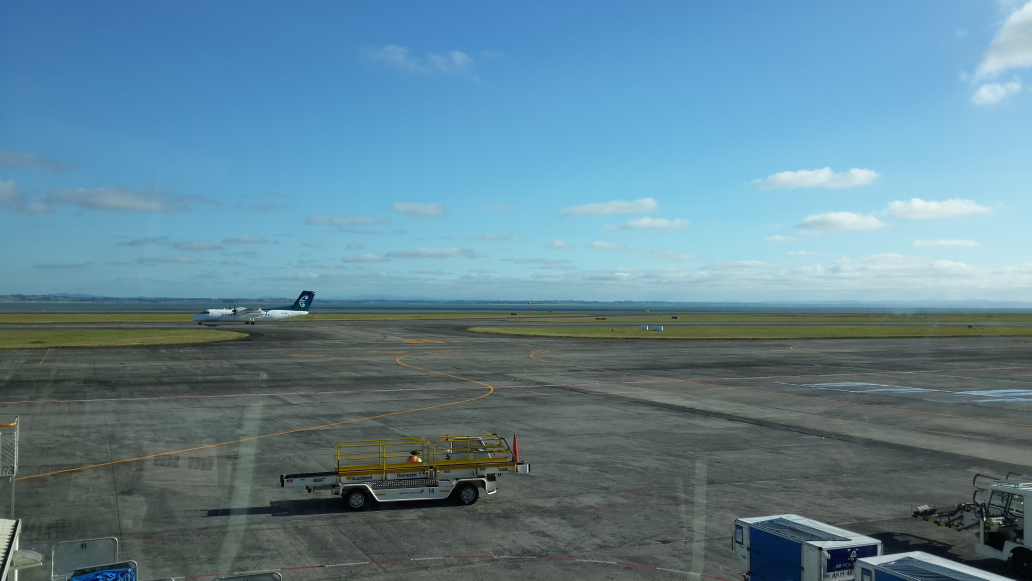
//> input picture images/image.jpg, 4128 x 2322 px (shown at 1/4 size)
$ ./openCVDemo ../images/image.jpg   (built with g++ and OpenCV 4)
//> lines starting //> are read from the running program, lines starting //| are printed output that depends on the picture
#include <opencv2/opencv.hpp>
#include <iostream>

using namespace cv;
using namespace std;

int main(int argc,char **argv)
{
    Mat srcImage;
    srcImage = imread(argv[1],1);
//> srcImage is the input picture: 2322 rows x 4128 cols, CV_8UC3; mean B, G, R 147.7, 131.9, 97.2

    if(argc != 2 || !srcImage.data)
    {
        cout << "No image data\n";
        exit(1);
    }

    uint32_t targetWidth = 960;
    uint32_t targetHeight = 640;

    uint32_t srcWidth = srcImage.size().width;
//> srcWidth = 4128
	uint32_t srcHeight = srcImage.size().height;
//> srcHeight = 2322

	//locale the start point(x,y)
	double scaleCrop = (double)targetWidth / (double)targetHeight;
	double scaleSrc = (double)srcWidth / (double)srcHeight;
//> scaleSrc = 1.78

	uint32_t uX = 0, uY = 0;
	uint32_t uWidth = srcWidth, uHeight = srcHeight;
//> uWidth = 4128; uHeight = 2322

	if (scaleCrop >= scaleSrc)	//width based
	{
		uHeight = (double)srcWidth / scaleCrop;
		uY = (srcHeight - uHeight) / 2;
	}
	else	//height based
	{
		uWidth = (double)srcHeight * scaleCrop;
//> uWidth = 3483
		uX = (srcWidth - uWidth) / 2;
//> uX = 322
	}

    // Crop the image to specified size (width, height, xOffset, yOffset)
	try{
        Rect region_of_interest(uX, uY, uWidth, uHeight);
//> region_of_interest = Rect(322, 0, 3483, 2322)
        Mat image_roi = srcImage(region_of_interest);
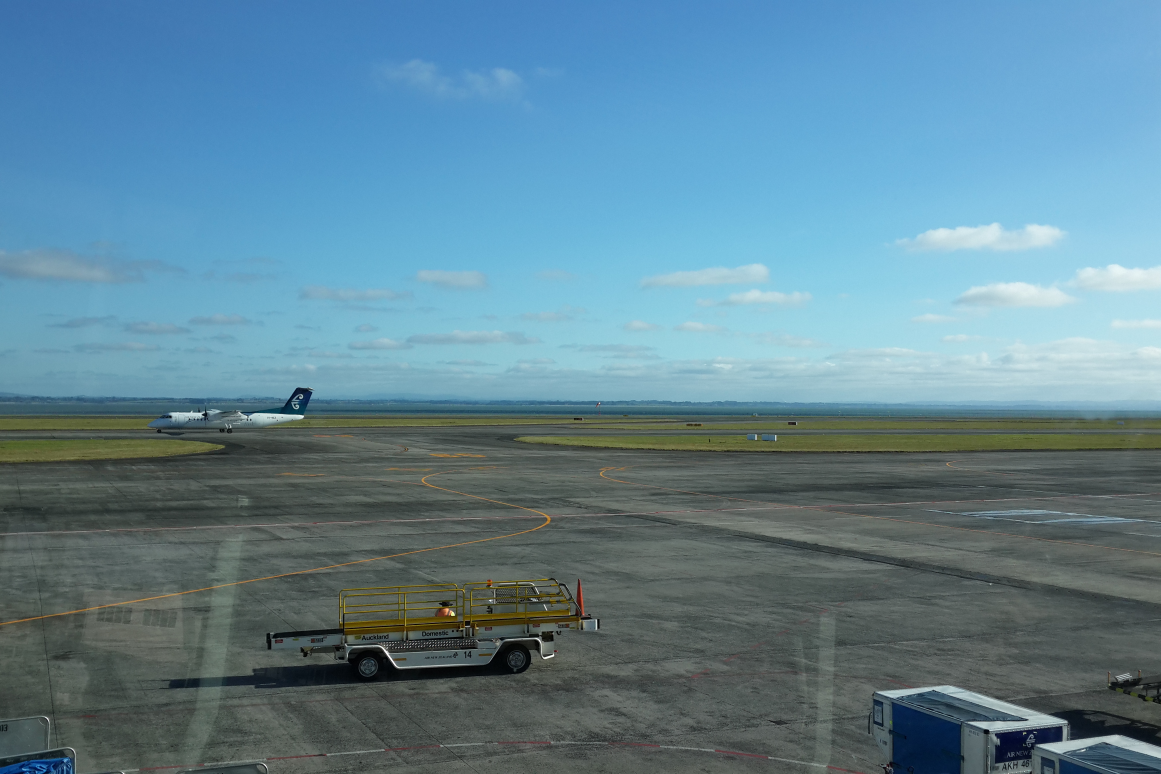
//> image_roi: 2322 rows x 3483 cols, CV_8UC3 (shown at 1/3 size); mean B, G, R 148.4, 131.9, 96.3

        Size size(targetWidth,targetHeight);
        Mat dstImage;          //dstimage
        resize(image_roi ,dstImage,size);  //resize image
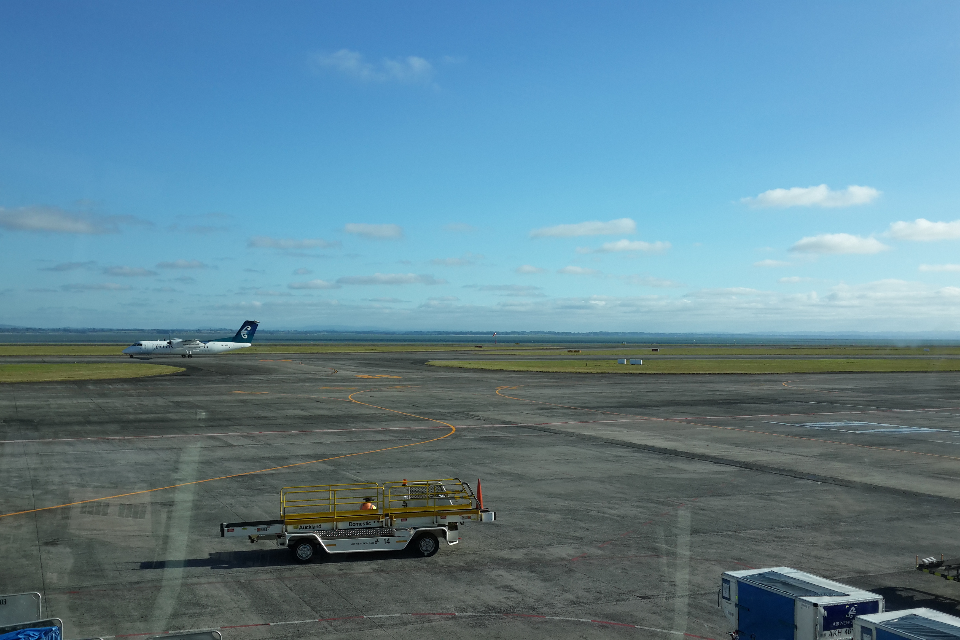
//> dstImage: 640 rows x 960 cols, CV_8UC3; mean B, G, R 148.3, 131.8, 96.2
        imwrite("opencv_crop.jpg", dstImage);
	}catch(...)
	{
		printf("crop failed, catch exception! src=%dx%d, dest=%dx%d\n",
			srcWidth, srcHeight, targetWidth, targetHeight);
		exit(1);
	}

    return 0;
}
